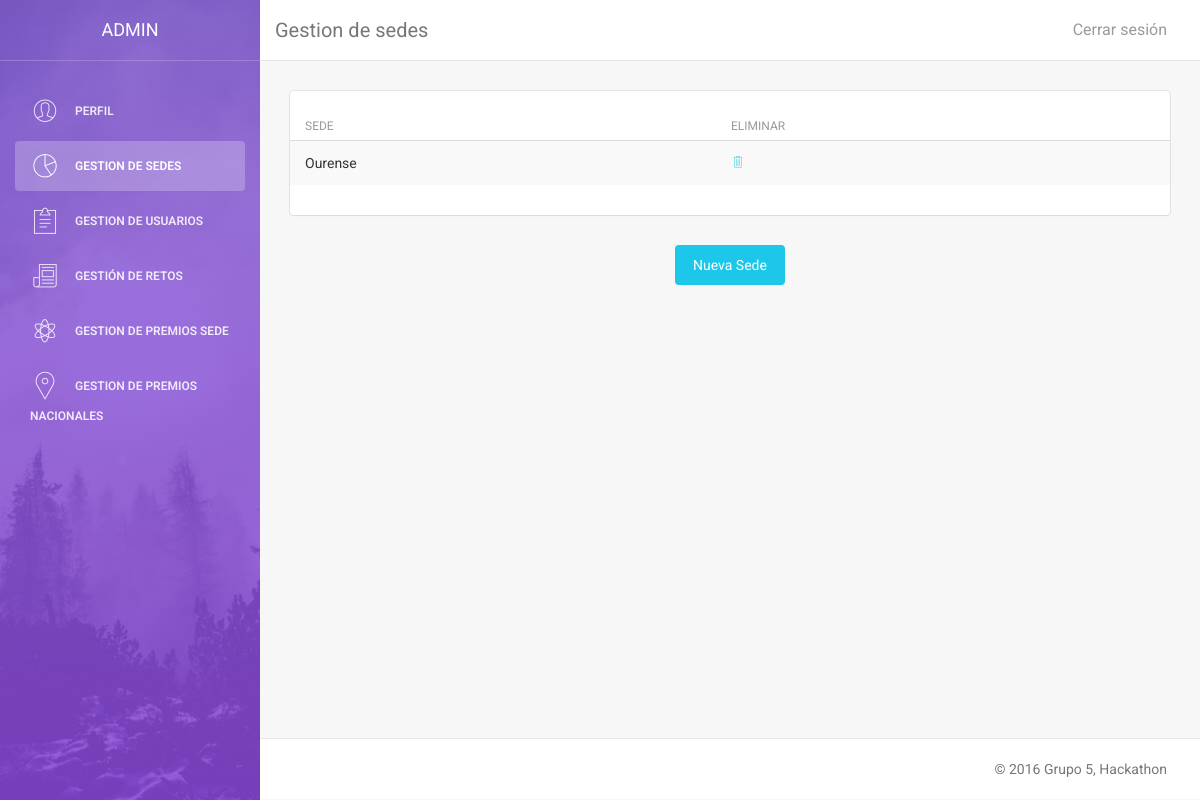
Before: /vistas/admin/a_menu.php (signed in) with the older database file.
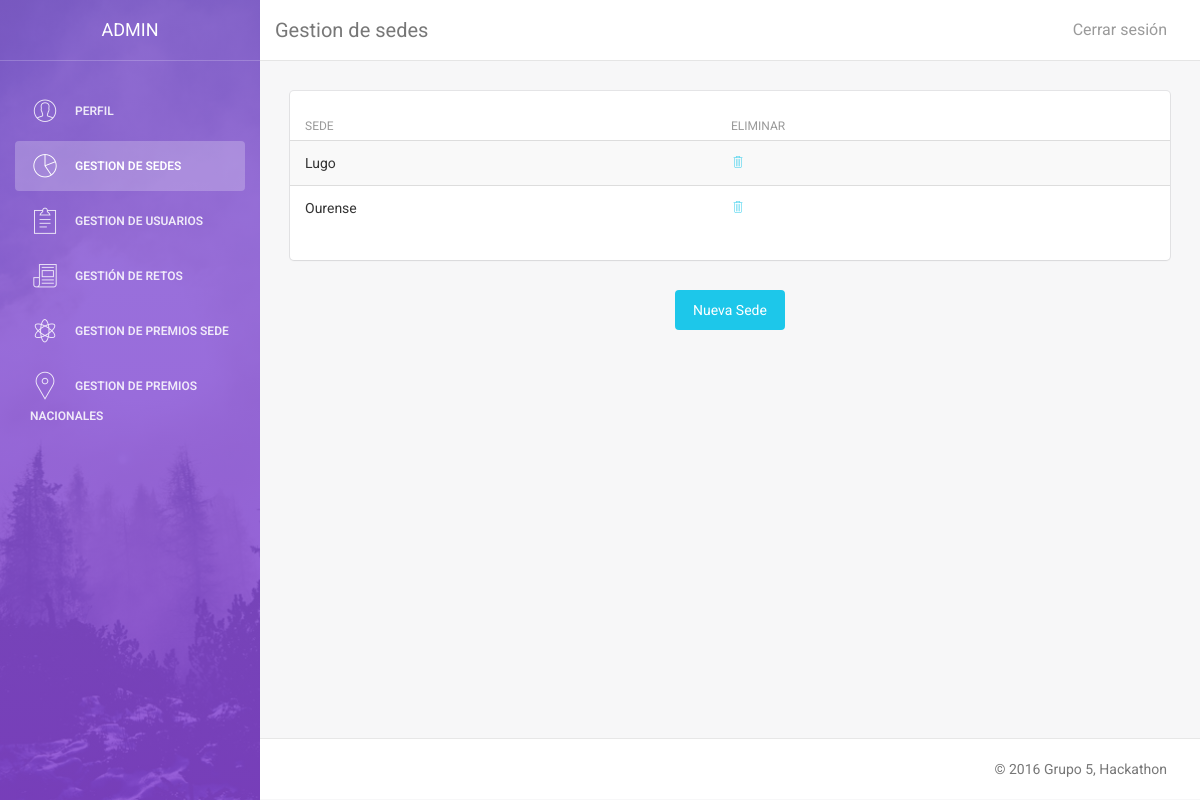
After: the same page with the newer database file.
### tables this page shows
CREATE TABLE IF NOT EXISTS Sede (
  `idSede` VARCHAR(50) NOT NULL,
  PRIMARY KEY (`idSede`));

### modelo/esp.php (called while the page is built, shortened)
<?php
$idioma["aceptar"] = "Aceptar";
$idioma["cancelar"] = "Cancelar";
$idioma["editar"] = "Editar";
$idioma["eliminar"] = "Eliminar";
$idioma["volver"] = "Volver";
$idioma["crear"] = "Crear";
$idioma["modificar"] = "Modificar";
$idioma["cerrar"] = "Cerrar sesión";
$idioma["si"] = "SI";
$idioma["no"] = "NO";
$idioma["ver"] = "Ver";
$idioma["add"] = "Añadir";
$idioma['perfil'] = "Perfil";
$idioma['editar_perfil'] = "Editar perfil";
$idioma['eliminar_perfil'] = "Eliminar mi cuenta";
$idioma['rol'] = "Rol";
$idioma['idioma'] = "Idioma";
$idioma['nueva_pass'] = "Nueva contraseña";
$idioma["login_introduccion"] = "Bienvenido a la pagina del Hackaton.";
$idioma["login_introduccion2"] = "El mayor evento de retos del mundo";
$idioma["login_logueate"] = "Logueate en nuestro sitio";
$idioma["login_introduzca"] = "Introduzca su usario y contraseña para entrar:";
$idioma["login_usuario"] = "Usuario";
$idioma["login_pass"] = "Contraseña";
$idioma["login_aceptar"] = "Entra!";
$idioma["login_registrar"] = "Regístrate";
$idioma["login_or"] = "o si no...";
$idioma["login_visita"] = "Mira los retos";
$idioma["login_retos"] = "Retos";
$idioma['login_frase_retos'] = "Haz click en los retos para ver su descripcion";
$idioma['volver_login'] = "Volver al login";
$idioma['crear_reto'] = "¡Crea un reto!";
$idioma["registro_introduccion"] = "Bienvenido a la pagina del Hackaton.";
$idioma["registro_introduccion2"] = "El mayor evento de retos del mundo";
$idioma["registro_registrate"] = "Regístrate en nuestro sitio";
$idioma["registro_introduzca"] = "Rellena los campos para regístrarte:";
$idioma["registro_usuario"] = "Usuario";
$idioma["registro_sede"] = "Sede";
$idioma["registro_nombre"] = "Nombre";
$idioma["registro_pass"] = "Contraseña";
$idioma["registro_email"] = "Correo";
$idioma["registro_equipo"] = "Equipo";
$idioma["registro_aceptar"] = "Regístrate";
$idioma["registro_volver"] = "Volver";
$idioma["reto_introduce"] = "Completa los siguientes campos";
$idioma["gestion_retos"] = "Gestión de retos";
$idioma["retoSi"] = "Retos aceptados";
$idioma["retoNo"] = "Retos no aceptados";
$idioma["reto_nombre"] = "Nombre del reto";
$idioma["reto_descripcion"] = "Descripción";
$idioma["reto_aceptado"] = "Aceptado";
$idioma["reto_crear"] = "Crear reto";
$idioma["reto_modificar"] = "Modificar reto";
$idioma['retos'] = "Retos";
$idioma['reto_eliminar'] = "Eliminar reto";
$idioma["gestion_sedes"] = "Gestion de sedes";
$idioma["nueva_sede"] = "Nueva Sede";
$idioma["id_Sede"] = "Introduzca Ubicación";
$idioma["nombre_sede"] = "Nombre de sede";
$idioma["eliminar_sede"] = "Eliminar sede";
?>

### modelo/model_sede.php (called while the page is built, shortened)
<?php
include_once 'connect_DB.php';
class Sede {
    public function listar(){
        $db = new Database();
        $sqlSedes = $db->consulta("SELECT * FROM Sede");
        $arraySedes = array();
        while ($row = mysqli_fetch_assoc($sqlSedes)) {
            $arraySedes[] = $row;
        }
        return $arraySedes;
    }
}
?>

### modelo/connect_DB.php (called while the page is built, shortened)
<?php
class Database {
    var $conexion;
    public function __construct($host="localhost",$user="admin_hackaton",
                                $pass="iu", $db="et1_hackaton"){
        $this->conexion = mysqli_connect($host, $user, $pass, $db);
    }
    public function consulta($sentencia){
        return mysqli_query($this->conexion,$sentencia);
    }
}
?>

### vistas/admin/a_menu.php (the view, shortened to what the changed rows need)
<!doctype html>
<html lang="en">
    <?php
    include_once '../../modelo/model_sede.php';
    $sede = new Sede();
    $sedes = $sede->listar();
    ?>
    <body>
        <div class="wrapper">
            <div class="main-panel">
                <div class="content">
                    <div class="container-fluid">
                        <div class="row">
                            <div class="col-md-12">
                                <div class="card">
                                    <div class="content table-responsive table-full-width">
                                        <table class="table table-hover table-striped">
                                            <thead>
                                                <th><?php echo $idioma["registro_sede"]; ?></th>
                                                <th><?php echo $idioma["eliminar"]; ?></th>
                                            </thead>
                                            <tbody>
                                                <?php foreach ($sedes as $s){ ?>
                                                <tr>
                                                    <td><?php echo $s['idSede'];?></td>
                                                    <td><a href="a_sede_del.php?sede=<?php echo $s['idSede'];?>"><i class="pe-7s-trash"></i></a></td>
                                                </tr>
                                                <?php }?>
                                            </tbody>
                                        </table>
                                    </div>
                                </div>
                            </div>
                        </div>
                    </div>
                </div>
            </div>
        </div>
    </body>
</html>

Changed rows visible on the page:
added sede: idSede "Lugo"
